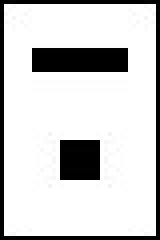
#> input picture multi_robot_map1.jpg, 40 x 60 px (shown 4 times larger)
$ jupyter execute path_planning.ipynb
#> lines starting #> are read from the running program, lines starting #| are printed output that depends on the picture; after the words box and inside, x2 and y2 are one past the last pixel; in counts of white or black regions, pixels touching at a corner belong together
[cell 1]
import numpy as np
import matplotlib.pyplot as plt

## A*

[cell 2]
class Node():
    """A node class for A* Pathfinding"""

    def __init__(self, parent=None, position=None):
        self.parent = parent
        self.position = position

        self.g = 0
        self.h = 0
        self.f = 0

    def __eq__(self, other):
        return self.position == other.position

    def __hash__(self):               #<-- added a hash method
        return hash(self.position)


def astar(maze, start, end):
    """Returns a list of tuples as a path from the given start to the given end in the given maze"""
#> called with start = (0, 0), end = (40, 20)

    # Create start and end node
    start_node = Node(None, start)
    end_node = Node(None, end)

    # Initialize both open and closed list
    open_list = []
    closed_list = set()                # <-- closed_list must be a set

    # Add the start node
    open_list.append(start_node)

    # Loop until you find the end
    while len(open_list) > 0:

        # Get the current node
        current_node = open_list[0]
        current_index = 0
        for index, item in enumerate(open_list):
            if item.f <= current_node.f:
                current_node = item
                current_index = index

        # Pop current off open list, add to closed list
        open_list.pop(current_index)
        closed_list.add(current_node)

        # Found the goal
        if current_node == end_node:
            path = []
            current = current_node
            while current is not None:
                path.append(current.position)
                current = current.parent
            return path[::-1] # Return reversed path

        # Generate children
        children = []
        for new_position in [(0, -1), (0, 1), (-1, 0), (1, 0), (-1, -1), (-1, 1), (1, -1), (1, 1)]: # Adjacent squares

            # Get node position
            node_position = (current_node.position[0] + new_position[0], current_node.position[1] + new_position[1])

            # Make sure within range
            if node_position[0] > (len(maze) - 1) or node_position[0] < 0 or node_position[1] > (len(maze[len(maze)-1]) -1) or node_position[1] < 0:
                continue

            # Make sure walkable terrain
            if maze[node_position[0]][node_position[1]] != 0:
                continue

            # Create new node
            new_node = Node(current_node, node_position)

            # Append
            children.append(new_node)

        # Loop through children
        for child in children:

            # Child is on the closed list
            if child in closed_list:
                continue

            # Create the f, g, and h values
            cost = np.sqrt((child.position[0] - current_node.position[0])**2 + (child.position[1] - current_node.position[1])**2)
            child.g = current_node.g + cost
            #child.h = np.sqrt((end_node.position[0] - child.position[0])**2) + ((end_node.position[1] - child.position[1])**2)
            child.h = abs(end_node.position[0] - child.position[0]) + abs(end_node.position[1] - child.position[1])
            child.f = child.g + child.h

            # Child is already in the open list
            if child in open_list:
                i = open_list.index(child)
                if child.g > open_list[i].g:
                    continue
            # for open_node in open_list:
            #     if child == open_node and child.g > open_node.g:
            #         continue


            # Add the child to the open list
            open_list.append(child)

[cell 3]
# maze = [[0, 0, 0, 0, 0, 0, 0, 0, 0, 0],
#         [1, 0, 1, 0, 1, 1, 1, 0, 1, 1],
#         [1, 0, 1, 0, 1, 0, 0, 0, 0, 0],
#         [1, 1, 1, 0, 1, 0, 0, 1, 1, 1],
#         [1, 0, 1, 1, 1, 0, 0, 0, 0, 0],
#         [0, 0, 0, 0, 1, 0, 0, 0, 1, 0],
#         [0, 0, 1, 0, 0, 0, 0, 0, 1, 0],
#         [0, 0, 0, 0, 1, 1, 1, 1, 1, 0],
#         [0, 0, 0, 0, 1, 0, 0, 0, 0, 0],
#         [0, 0, 0, 0, 1, 0, 0, 0, 0, 0]]
maze = np.zeros((50,50))
maze[10:20,10:12] = 1
maze[25:35,15:25] = 1
maze[30:45,30:32] = 1
maze[30:32,30:] = 1
maze[10:12,:20] = 1

start = (0, 0)
end = (40, 20)
# end = (8,8)

path = astar(maze, start, end)

[cell 4]
plt.imshow(maze, cmap='binary')
plt.plot(np.array(path)[:,1],np.array(path)[:,0])
# plt.xticks(np.arange(len(maze[0])))
# plt.yticks(np.arange(len(maze)))
plt.grid()
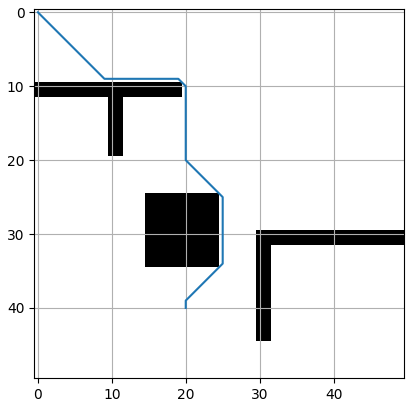
#> figure drawn by matplotlib, 1 panel

### Map from file

[cell 5]
import cv2

[cell 6]
map = cv2.imread("multi_robot_map1.jpg")
#> map is the input picture: shape (60, 40, 3); min 0, max 255, mean 208
map = cv2.cvtColor(map, cv2.COLOR_BGR2GRAY)
#> map: shape (60, 40)
map = cv2.threshold(map, 128, 1, cv2.THRESH_BINARY_INV)[1]
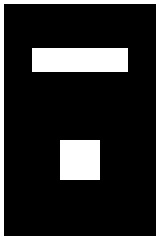
#> map: shape (60, 40) (shown 4 times larger); values 0 (black) and 1 (white), 18.3% white; 3 white regions, box (x1, y1, x2, y2) and area: (0, 0, 40, 60) 196, (8, 12, 32, 18) 144, (15, 35, 25, 45) 100
#map = cv2.resize(map, (40,60))
plt.imshow(map, cmap='binary')

[cell 7]
start = (5, 15)
end = (55, 20)

path = astar(map, start, end)
